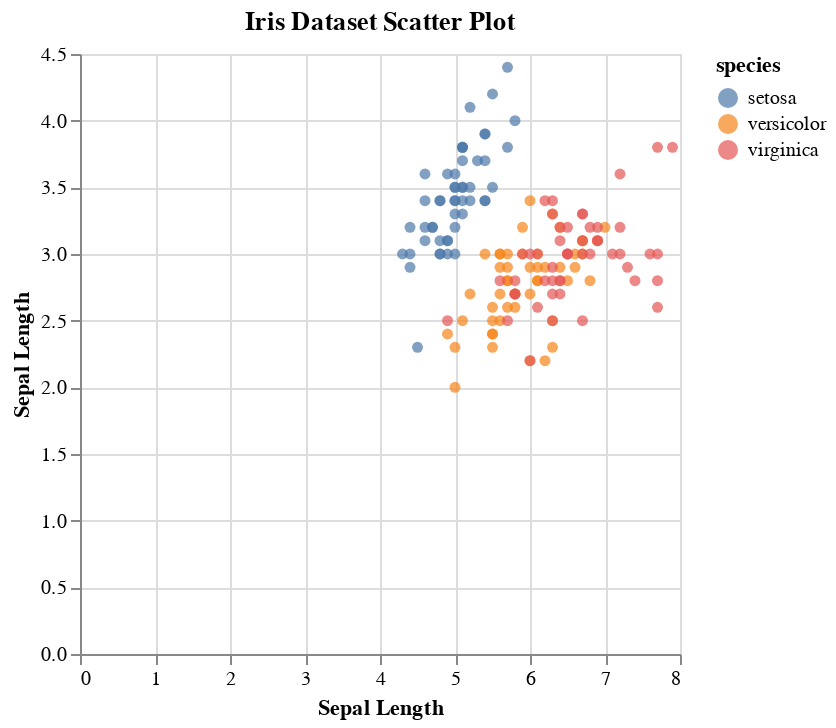

Notebook source saved alongside this figure:
### Code cell
import altair as alt

# Create the scatter plot
scatter_plot = alt.Chart(df_iris).mark_circle().encode(
    x=alt.X('sepal_length', title='Sepal Length'),
    y=alt.Y('sepal_width', title='Sepal Length'),
    color='species'
).properties(
    title='Iris Dataset Scatter Plot'
)

# Show the plot
scatter_plot

### Figure 1 — Vega-Lite specification as saved in the notebook (floating-point values rounded to 4 significant figures; data arrays with more than 128 entries replaced by an {"elided": "..."} marker saying what was removed)
{"config": {"view": {"continuousWidth": 300, "continuousHeight": 300}}, "data": {"name": "data-a4bd480ea976f54878a155ce12ba18ce"}, "mark": {"type": "circle"}, "encoding": {"color": {"field": "species", "type": "nominal"}, "x": {"field": "sepal_length", "title": "Sepal Length", "type": "quantitative"}, "y": {"field": "sepal_width", "title": "Sepal Length", "type": "quantitative"}}, "title": "Iris Dataset Scatter Plot", "$schema": "https://vega.github.io/schema/vega-lite/v5.15.1.json", "datasets": {"data-a4bd480ea976f54878a155ce12ba18ce": {"elided": "150 records"}}}
